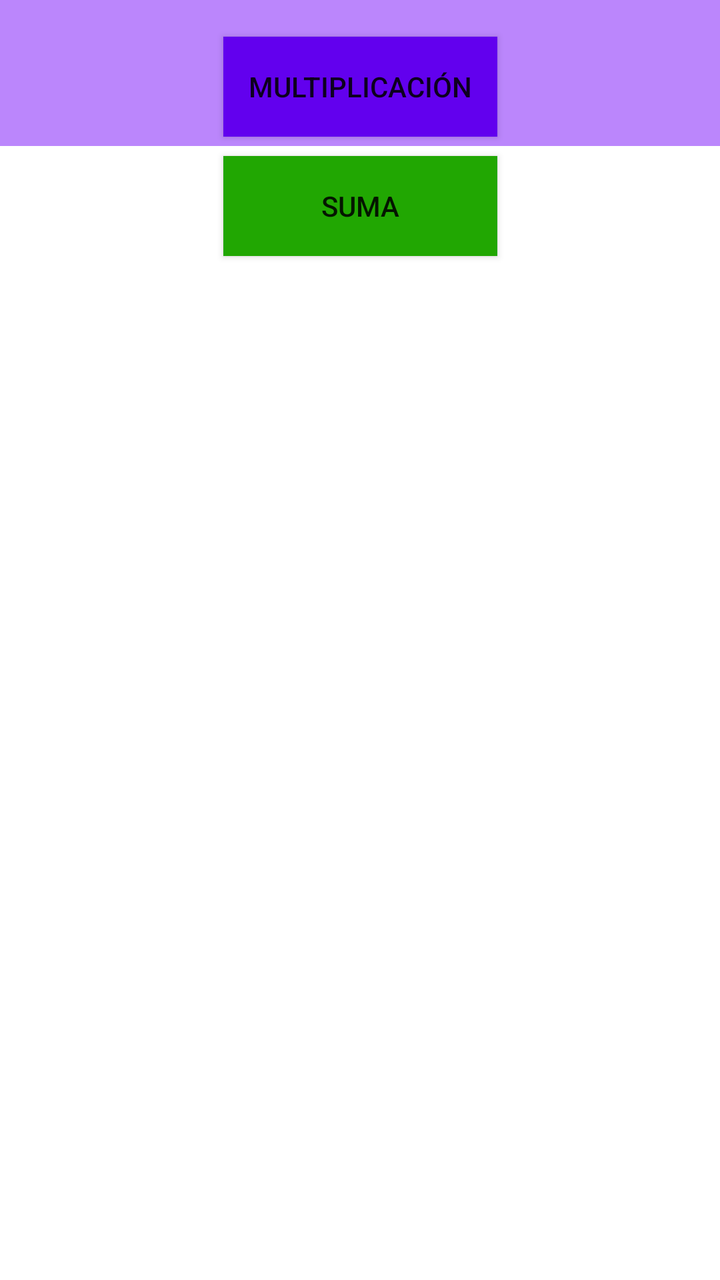
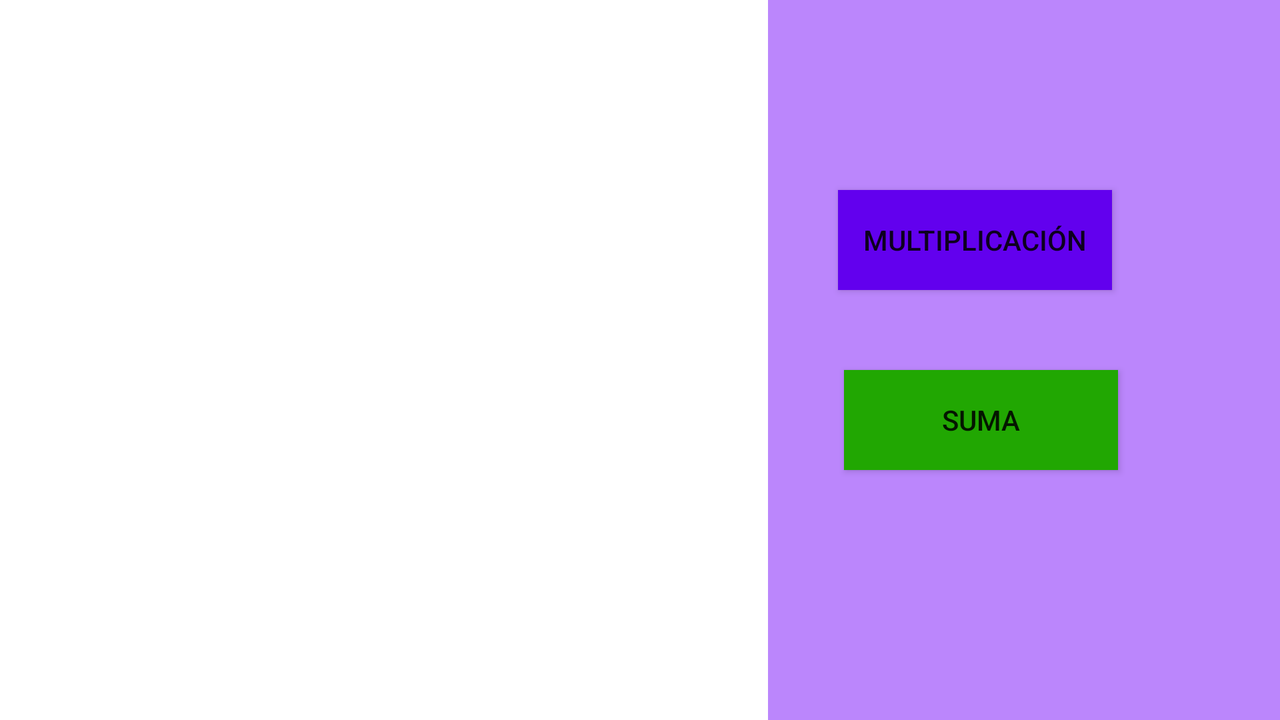

Two renders of one Android screen. The first uses the default layout on a phone; the second uses the alternative layout the repository ships for a different screen configuration, on a matching device. The two XML files are below.
<!-- AndroidManifest.xml: application theme Theme.TareaFragments -->
<!-- res/layout/activity_main.xml -->
<?xml version="1.0" encoding="utf-8"?>
<androidx.constraintlayout.widget.ConstraintLayout xmlns:android="http://schemas.android.com/apk/res/android"
    xmlns:app="http://schemas.android.com/apk/res-auto"
    xmlns:tools="http://schemas.android.com/tools"
    android:id="@+id/main"
    android:background="@color/purple_200"
    android:layout_width="match_parent"
    android:layout_height="match_parent"
    tools:context=".MainActivity">

    <Button
        android:id="@+id/suma"
        android:layout_width="137dp"
        android:layout_height="50dp"
        android:layout_gravity="center_horizontal"
        android:layout_margin="5dp"
        android:background="@color/green"
        android:padding="8dp"
        android:text="Suma"
        app:layout_constraintBottom_toBottomOf="parent"
        app:layout_constraintEnd_toEndOf="parent"
        app:layout_constraintStart_toStartOf="parent"
        app:layout_constraintTop_toTopOf="parent"
        app:layout_constraintVertical_bias="0.126" />

    <Button
        android:id="@+id/multiplicacion"
        android:layout_width="137dp"
        android:layout_height="50dp"
        android:layout_gravity="center_horizontal"
        android:layout_margin="5dp"
        android:background="@color/purple_500"
        android:padding="8dp"
        android:text="Multiplicación"
        app:layout_constraintBottom_toBottomOf="parent"
        app:layout_constraintEnd_toEndOf="parent"
        app:layout_constraintStart_toStartOf="parent"
        app:layout_constraintTop_toTopOf="parent"
        app:layout_constraintVertical_bias="0.023" />

    <FrameLayout
        android:id="@+id/fragmentContainer"
        android:background="@color/white"
        android:layout_width="match_parent"
        android:layout_height="567dp"
        app:layout_constraintBottom_toBottomOf="parent"
        app:layout_constraintTop_toTopOf="parent"
        app:layout_constraintVertical_bias="1.0"
        tools:layout_editor_absoluteX="0dp" />

</androidx.constraintlayout.widget.ConstraintLayout>
<!-- resources referenced by this layout -->
<resources>
  <color name="green">#21A702</color>
  <color name="purple_200">#FFBB86FC</color>
  <color name="purple_500">#FF6200EE</color>
  <color name="white">#FFFFFFFF</color>
  <style name="Theme.TareaFragments" parent="Theme.AppCompat.Light.NoActionBar">
          
          <item name="colorPrimary">@color/purple_500</item>
          <item name="colorPrimaryVariant">@color/purple_700</item>
          <item name="colorOnPrimary">@color/white</item>
          
          <item name="colorSecondary">@color/teal_200</item>
          <item name="colorSecondaryVariant">@color/teal_700</item>
          <item name="colorOnSecondary">@color/black</item>
          
          <item name="android:statusBarColor">?attr/colorPrimaryVariant</item>
          
      </style>
  <color name="purple_700">#FF3700B3</color>
  <color name="teal_200">#FF03DAC5</color>
  <color name="teal_700">#FF018786</color>
  <color name="black">#FF000000</color>
</resources>
<!-- res/layout-land/activity_main.xml (the repository's variant of the layout above) -->
<!-- drawn on the phone turned sideways -->
<?xml version="1.0" encoding="utf-8"?>
<androidx.constraintlayout.widget.ConstraintLayout xmlns:android="http://schemas.android.com/apk/res/android"
    xmlns:app="http://schemas.android.com/apk/res-auto"
    xmlns:tools="http://schemas.android.com/tools"
    android:id="@+id/main"
    android:background="@color/purple_200"
    android:layout_width="match_parent"
    android:layout_height="match_parent"
    tools:context=".MainActivity">

    <Button
        android:id="@+id/suma"
        android:layout_width="137dp"
        android:layout_height="50dp"
        android:layout_gravity="center_horizontal"
        android:layout_margin="5dp"
        android:background="@color/green"
        android:padding="8dp"
        android:text="Suma"
        app:layout_constraintBottom_toBottomOf="parent"
        app:layout_constraintEnd_toEndOf="parent"
        app:layout_constraintHorizontal_bias="0.846"
        app:layout_constraintStart_toStartOf="parent"
        app:layout_constraintTop_toTopOf="parent"
        app:layout_constraintVertical_bias="0.6" />

    <Button
        android:id="@+id/multiplicacion"
        android:layout_width="137dp"
        android:layout_height="50dp"
        android:layout_gravity="center_horizontal"
        android:layout_margin="5dp"
        android:background="@color/purple_500"
        android:padding="8dp"
        android:text="Multiplicación"
        app:layout_constraintBottom_toBottomOf="parent"
        app:layout_constraintEnd_toEndOf="parent"
        app:layout_constraintHorizontal_bias="0.84"
        app:layout_constraintStart_toStartOf="parent"
        app:layout_constraintTop_toTopOf="parent"
        app:layout_constraintVertical_bias="0.3" />

    <FrameLayout
        android:id="@+id/fragmentContainer"
        android:layout_width="384dp"
        android:layout_height="498dp"
        android:background="@color/white"
        app:layout_constraintBottom_toBottomOf="parent"
        app:layout_constraintEnd_toEndOf="parent"
        app:layout_constraintHorizontal_bias="0.0"
        app:layout_constraintStart_toStartOf="parent"
        app:layout_constraintTop_toTopOf="parent"
        app:layout_constraintVertical_bias="0.0" />


</androidx.constraintlayout.widget.ConstraintLayout>
